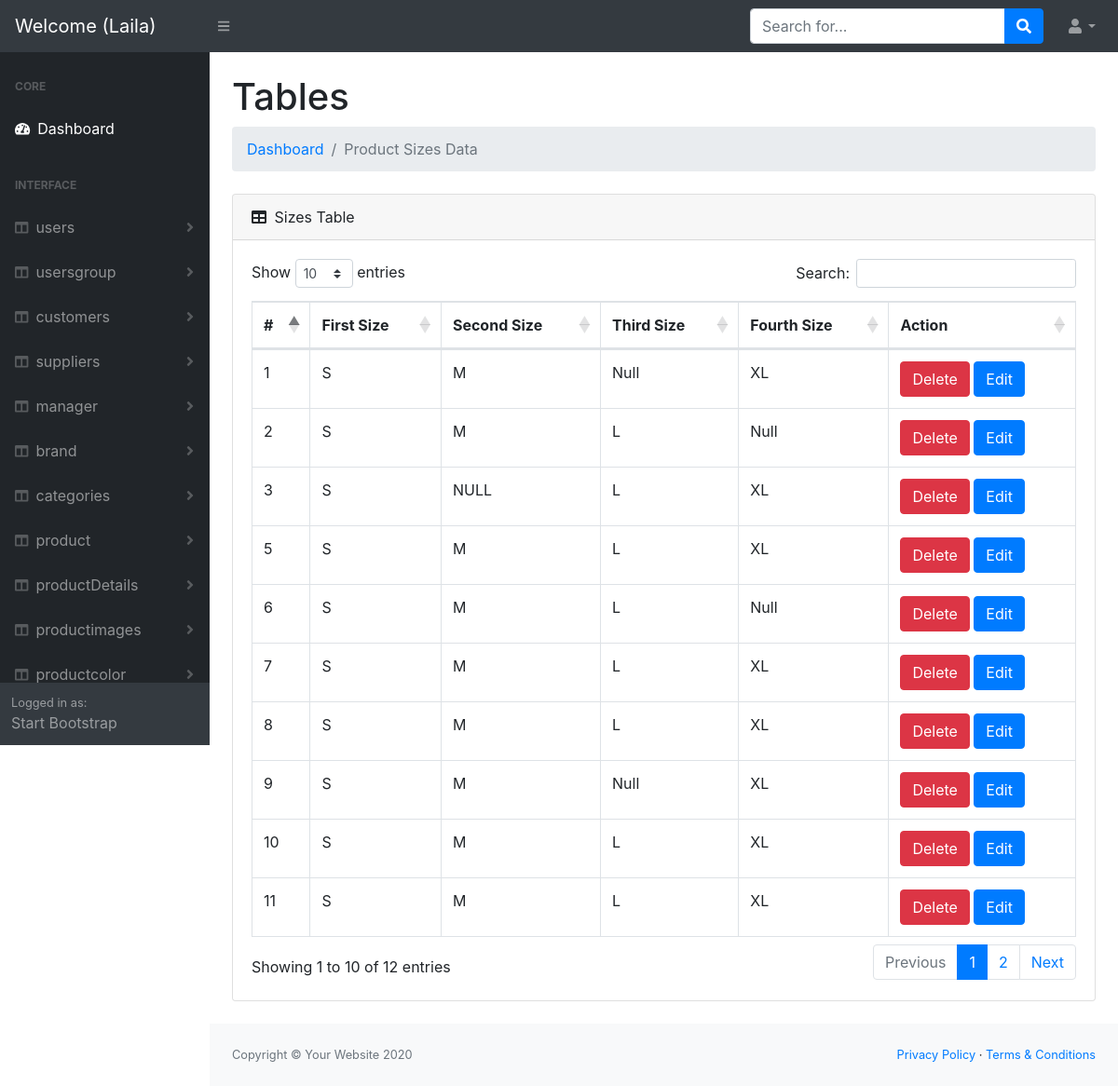
Screenshot of /Dashboard/admin/productSizes/index.php (signed in) with the database file from the repository.
### tables this page shows
CREATE TABLE `productsizes` (
  `id_size` int(11) NOT NULL,
  `S` varchar(50) NOT NULL,
  `M` varchar(50) NOT NULL,
  `L` varchar(50) NOT NULL,
  `XL` varchar(50) NOT NULL
);

### Dashboard/admin/productSizes/index.php (the view, shortened to what this page needs)
<?php
include '../helpers/dbconnection.php';
  $sql="SELECT `id_size`, `S`, `M`, `L`, `XL` FROM `productsizes` ";
  $op  = mysqli_query($conn,$sql);
include '../header.php';
?>
<body class="sb-nav-fixed">
   <?php
include '../nav.php';
?>
    <div id="layoutSidenav">
<?php
include '../sidNave.php';
?>
        <div id="layoutSidenav_content">
            <main>
               <div class="container-fluid">
                        <h1 class="mt-4">Tables</h1>
                        <ol class="breadcrumb mb-4">
                        <?php
                        if(isset($_SESSION['errors'])){
                           foreach($_SESSION['errors'] as $key =>  $value){
                            echo '* '.$key.' : '.$value.'<br>';
                           }
                             unset($_SESSION['errors']);
                         }else{
                    ?>
                            <li class="breadcrumb-item"><a href="index.html">Dashboard</a></li>
                            <li class="breadcrumb-item active">Product Sizes Data</li>
                    <?php } ?>
                        </ol>
                        <div class="card mb-4">
                            <div class="card-header">
                                <i class="fas fa-table mr-1"></i>
                                Sizes Table
                            </div>
                            <div class="card-body">
                                <div class="table-responsive">
                                    <table class="table table-bordered" id="dataTable" width="100%" cellspacing="0">
                                        <thead>
                                            <tr>
                                                <th>#</th>
                                                <th>First Size </th>
                                                <th>Second Size</th>
                                                <th>Third Size</th>
                                                <th>Fourth Size</th>
                                                <th>Action</th>
                                            </tr>
                                        </thead>
                                        <tbody>
                             <?php
                                while($result = mysqli_fetch_assoc($op)){
                             ?>
                                        <tr>
                                                 <td><?php echo $result['id_size'];?></td>
                                                <td><?php echo $result['S'];?></td>
                                                <td><?php echo $result['M'];?></td>
                                                <td><?php echo $result['L'];?></td>
                                                <td><?php echo $result['XL'];?></td>
                                                <td>
                                                <a href='delete.php?id=<?php echo $result['id_size'];?>' class='btn btn-danger m-r-1em'>Delete</a>
                                                <a href='edit.php?id=<?php echo $result['id_size'];?>' class='btn btn-primary m-r-1em'>Edit</a>
                                                </td>
                                        </tr>
                            <?php } ?>
                                        </tbody>
                                    </table>
                                </div>
                            </div>
                        </div>
                    </div>
            </main>
 <?php
include '../footer.php';
 ?>

### rows the page displays
productsizes: id_size "1", S "S", M "M", L "Null", XL "XL"
productsizes: id_size "2", S "S", M "M", L "L", XL "Null"
productsizes: id_size "3", S "S", M "NULL", L "L", XL "XL"
productsizes: id_size "5", S "S", M "M", L "L", XL "XL"
productsizes: id_size "6", S "S", M "M", L "L", XL "Null"
productsizes: id_size "7", S "S", M "M", L "L", XL "XL"
productsizes: id_size "8", S "S", M "M", L "L", XL "XL"
productsizes: id_size "9", S "S", M "M", L "Null", XL "XL"
productsizes: id_size "10", S "S", M "M", L "L", XL "XL"
productsizes: id_size "11", S "S", M "M", L "L", XL "XL"

### other values shown
$_SESSION['User']['firstName'] "Laila"
$data "users"
$data "usersgroup"
$data "customers"
$data "suppliers"
$data "manager"
$data "brand"
$data "categories"
$data "product"
$data "productDetails"
$data "productimages"
$data "productcolor"
